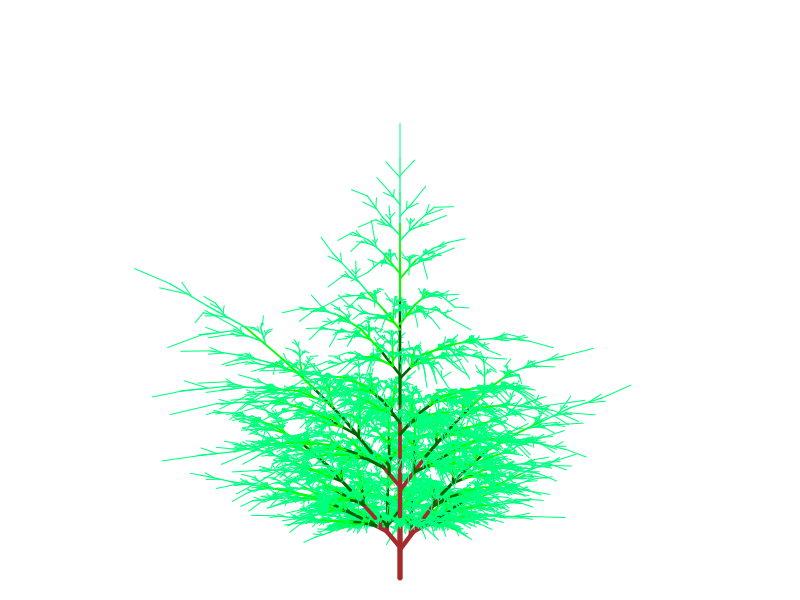

Write R code to recreate this figure.
part <- list(x0=0,y0=0,x1=0,y1=1,
             branch1=NULL,branch2=NULL,extend=NULL,
             lwd=1,depth=0,col='springgreen')

par(mfrow=c(1,1),mar=c(5, 4, 4, 2) + 0.1)
segplot <- function(tree) {
  if (is.null(tree)) return()
  segments(tree$x0,tree$y0,tree$x1,tree$y1,
           col=tree$col,
           lwd=tree$lwd)
  segplot(tree$branch1)
  segplot(tree$branch2)
  segplot(tree$extend)
}
#segplot(part)

grow <- function(tree) {
  if (is.null(tree) ) return(NULL)
  
  tree$lwd=tree$lwd*1.2
  if (tree$lwd>2.5) tree$col <- 'brown'
  if (is.null(tree$extend)) {
    tree$extend <- list(
      x0=tree$x1,
      y0=tree$y1,
      x1=rnorm(1,1,.03)*(2*tree$x1-tree$x0),
      y1=(rnorm(1,.98,.02)+.02*(tree$x1==tree$x0))*(2*tree$y1-tree$y0),
      branch1=NULL,
      branch2=NULL,
      extend=NULL,
      lwd=1,
      depth=tree$depth,
      col=tree$col
    )
    length=sqrt((tree$x1-tree$x0)^2 + (tree$y1-tree$y0)^2)
    angle <- asin((tree$x1-tree$x0)/length)
    branch <- list(
      x0=(tree$x1+tree$x0)/2,
      y0=(tree$y1+tree$y0)/2,
      branch1=NULL,
      branch2=NULL,
      extend=NULL,
      lwd=1,
      depth=tree$depth,
      col=tree$col
    )
    shift <- rnorm(2,.5,.1)
    branch$x0 <- shift[1]*tree$x1+(1-shift[1])*tree$x0
    branch$y0 <- shift[1]*tree$y1+(1-shift[1])*tree$y0
    length=length*rnorm(1,.5,.05)
    co <- runif(1,.35,.45)
    branch$x1 <- branch$x0+sin(angle+co)*length
    
    branch$y1 <- branch$y0+cos(angle+co)*length
    tree$branch1 <- branch
    branch$x0 <- shift[2]*tree$x1+(1-shift[2])*tree$x0
    branch$y0 <- shift[2]*tree$y1+(1-shift[2])*tree$y0
    co <- runif(1,.35,.45)
    branch$x1 <- branch$x0+sin(angle-co)*length
    branch$y1 <- branch$y0+cos(angle-co)*length
    tree$branch2 <- branch    
  } else {
    tree$branch1 <- grow(tree$branch1)
    tree$branch2 <- grow(tree$branch2)
    tree$extend <- grow(tree$extend)
  }
  tree$depth <- tree$depth+1
  if (tree$depth>2)  tree$col <- 'green'
  if (tree$depth>4)  tree$col <- 'darkgreen'
  if (tree$depth>6)  tree$col <- 'brown'
  
  tree
}
tree <- part
for (i in 1:9) tree <- grow(tree) 
par(mar=c(0,0,0,0))
plot(x=c(-3,3),y=c(0,9),type='n',axes=FALSE,xlab='',ylab='')
segplot(tree)